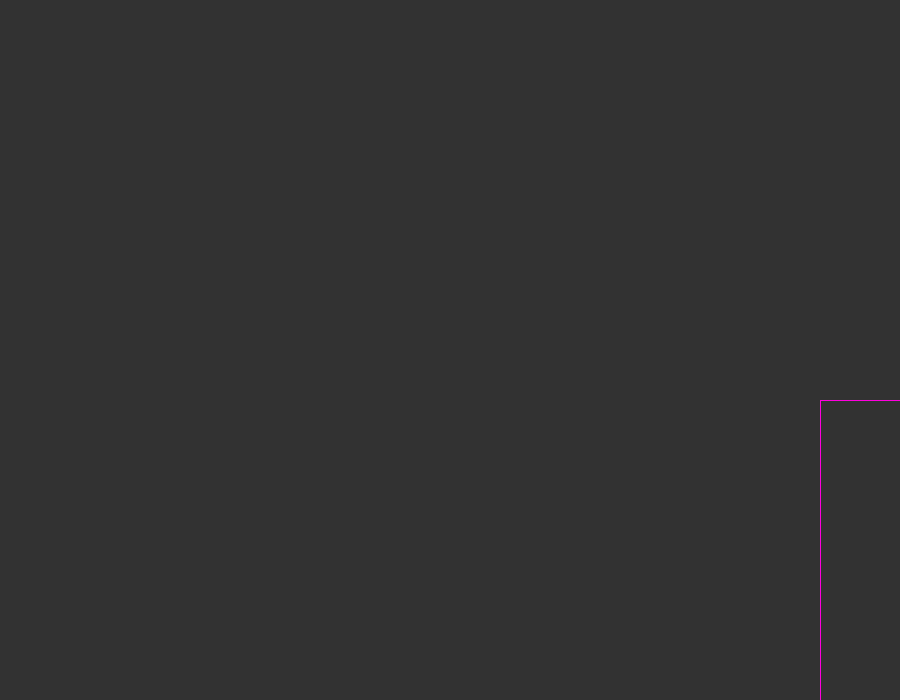
Frame 1 (no input)
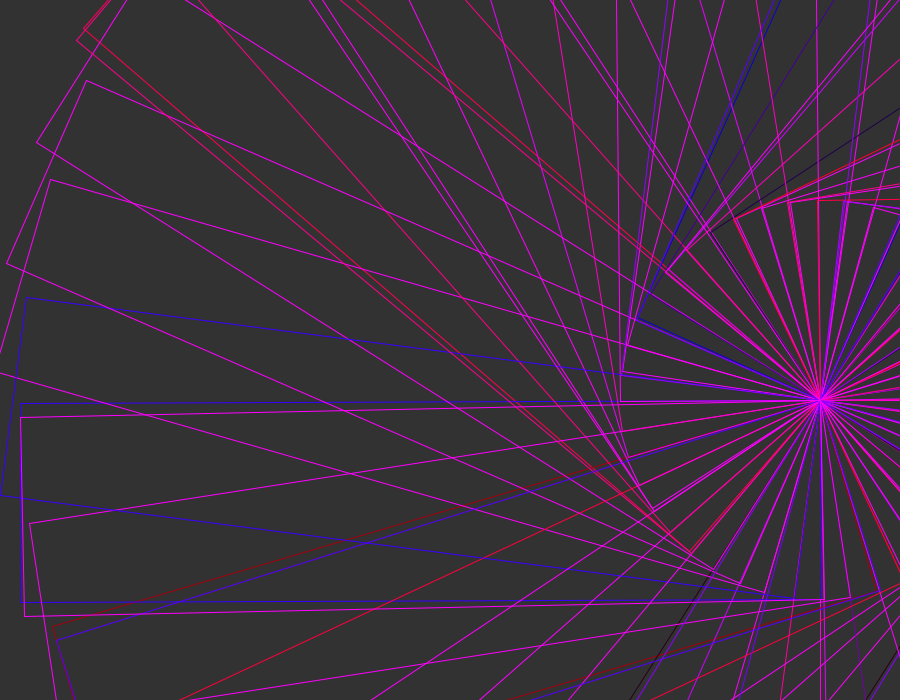
Frame 60 (the mouse pressed at the canvas centre just before this capture)
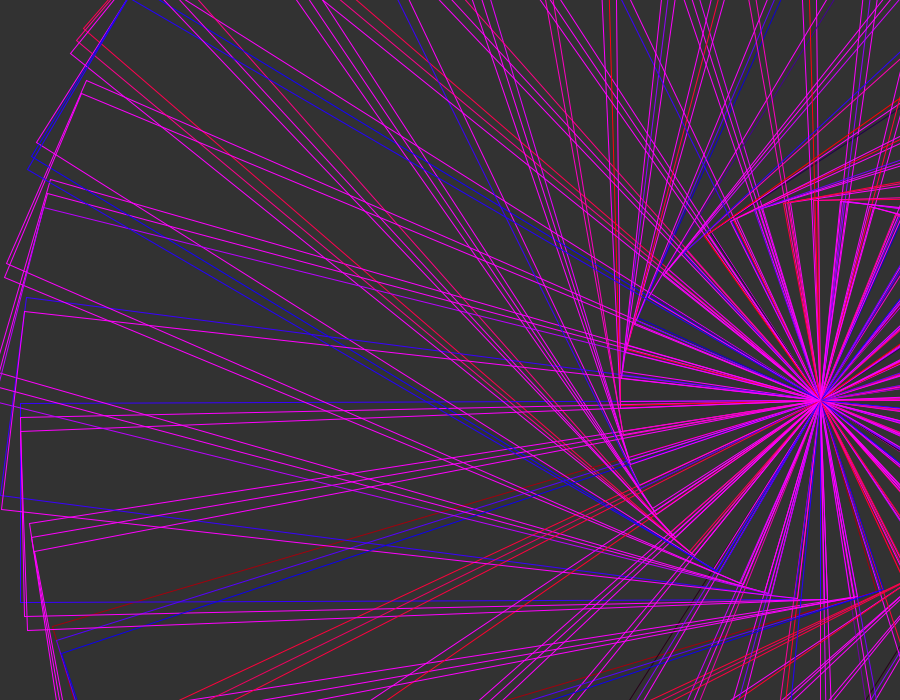
Frame 120 (the mouse held since frame 60 and released just before this capture)

The Processing sketch that drew these frames (run headless with seeded random() and noise(); from frame 60 on, the mouse is pressed at the canvas centre):

// Processing sketch: processing_187196
// ── processing_187196.pde

float x=0;
float y=0;

void setup() 
{
  size(900,700);
  background(50);
  smooth();
}
 
void draw () 
{
  noFill();
  translate(820,400);
  rotate(x);

  stroke(random(795),0,random(855));
  rect(0,0,200,800);
  x--;
  
  }
